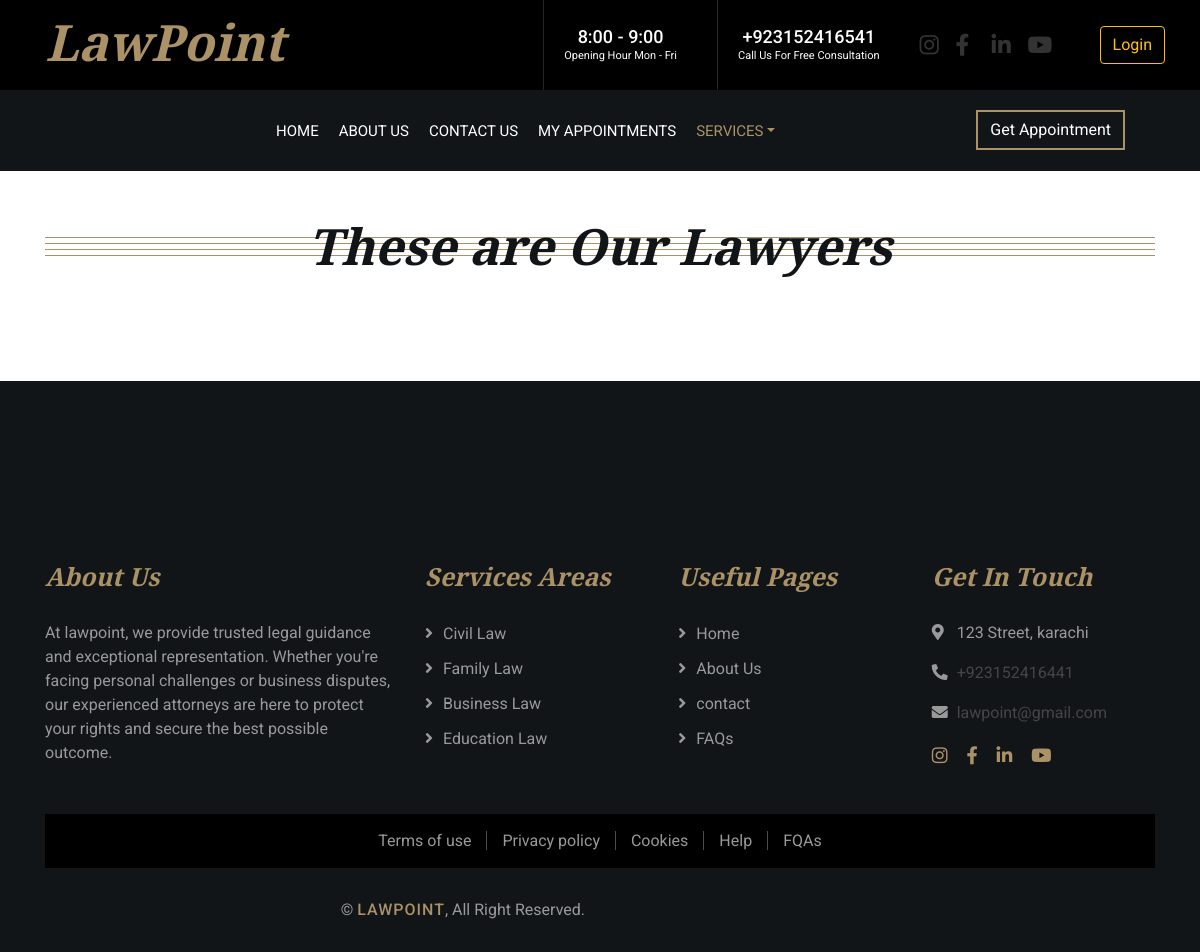
Page /CustomerPanel/services.php?cat_id=1 on the earlier database version.
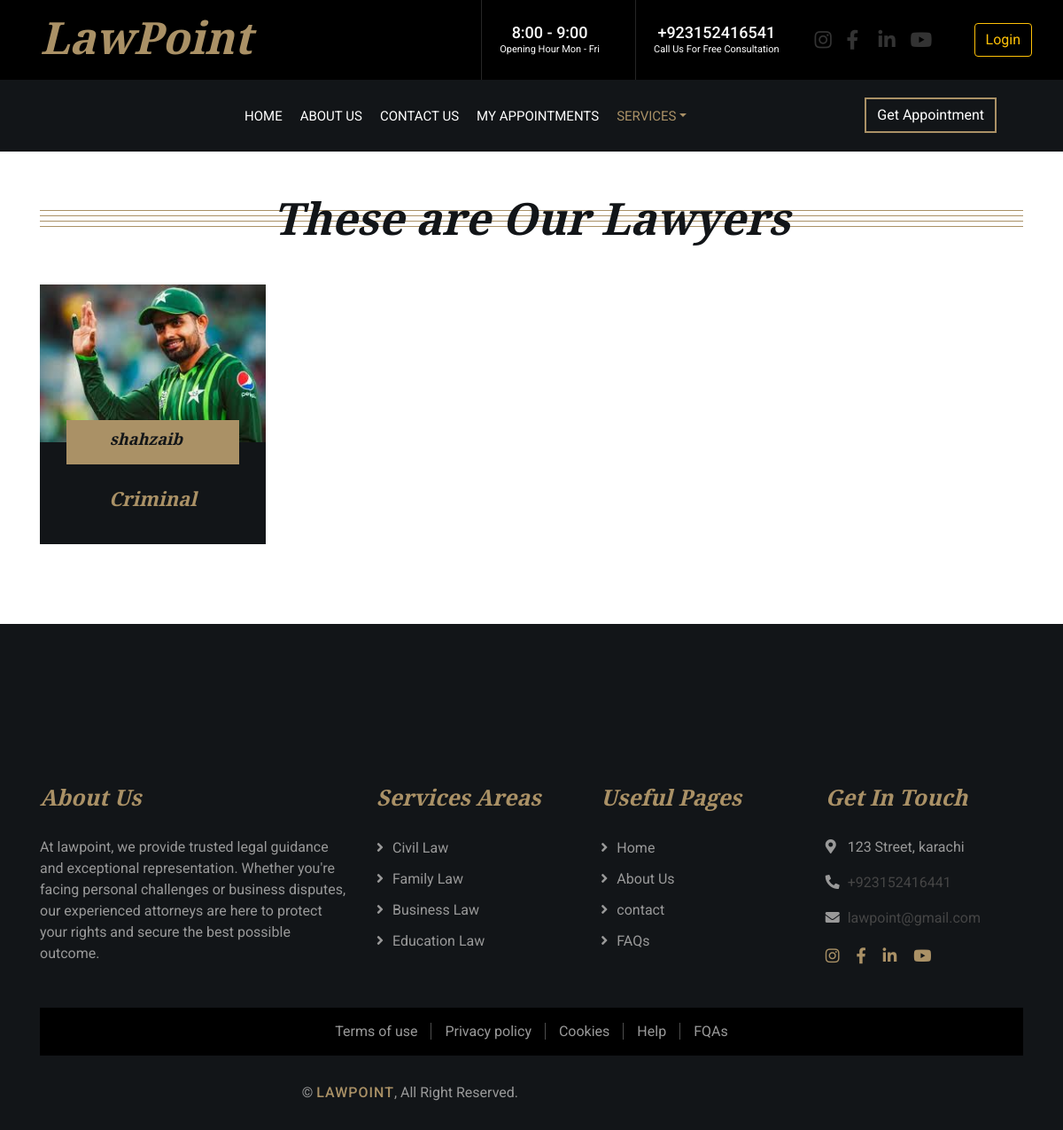
Same page on the later database version.
### tables this page shows
CREATE TABLE `lawyers` (
  `lawyer_id` int(11) NOT NULL,
  `lawyer_name` varchar(255) NOT NULL,
  `specialization` int(11) NOT NULL,
  `experience_years` varchar(255) NOT NULL,
  `profile_image` varchar(255) NOT NULL,
  `description` varchar(255) NOT NULL,
  `contact_number` int(11) NOT NULL,
  `email` varchar(255) NOT NULL,
  `password` varchar(255) NOT NULL,
  `role_id` int(11) NOT NULL
);

CREATE TABLE `categories` (
  `category_id` int(11) NOT NULL,
  `category_name` varchar(255) NOT NULL
);

### CustomerPanel/services.php (the view, shortened to what this page needs)
<?php
include("header.php");
if(isset($_GET['cat_id'])){
    $cat_id = $_GET['cat_id'];
    $select = "SELECT l. *, c.category_id , c.category_name
               FROM `lawyers` l
               INNER JOIN `categories` c
               ON l.specialization = c.category_id
               WHERE l.specialization = '$cat_id'";
    $query = mysqli_query($connect, $select);
}
?>
            <div class="team">
                <div class="container">
                    <div class="section-header">
                        <h2>These are Our Lawyers</h2>
                    </div>
                    <div class="row">
                    <?php
                    while($fetch = mysqli_fetch_assoc($query)){ ?>
                        <div class="col-lg-3 col-md-6">
                            <div class="team-item">
                                <div class="team-img">
                                    <a href="lawyerDetails.php?i=<?php echo $fetch['lawyer_id']?>"><img src="../Admin/lawyer_pics/<?php echo $fetch['profile_image'] ?>" alt="Team Image"></a>
                                </div>
                                <div class="team-text">
                                    <h2><?php echo $fetch['category_name'] ?></h2>
                                    <div class="team-social">
                                    <h2><?php echo $fetch['lawyer_name'] ?></h2>
                                    </div>
                                </div>
                            </div>
                        </div>
                        <?php } ?>
                    </div>
                </div>
            </div>
<?php
include("footer.php");
?>

Differences in the rows shown:
added lawyers: profile_image (picture), specialization.category_name "Criminal", lawyer_name "shahzaib"
